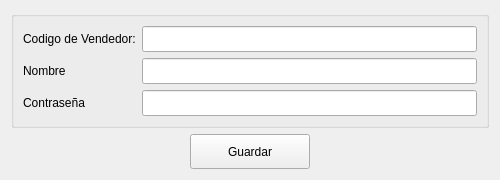
<?xml version="1.0" encoding="UTF-8"?>
<ui version="4.0">
 <class>Form</class>
 <widget class="QWidget" name="Form">
  <property name="geometry">
   <rect>
    <x>0</x>
    <y>0</y>
    <width>500</width>
    <height>180</height>
   </rect>
  </property>
  <property name="minimumSize">
   <size>
    <width>500</width>
    <height>180</height>
   </size>
  </property>
  <property name="maximumSize">
   <size>
    <width>500</width>
    <height>180</height>
   </size>
  </property>
  <property name="windowTitle">
   <string>Detalle de Vendedor</string>
  </property>
  <property name="windowIcon">
   <iconset>
    <normaloff>icon/vendedor.png</normaloff>icon/vendedor.png</iconset>
  </property>
  <layout class="QGridLayout" name="gridLayout_2">
   <item row="2" column="1">
    <widget class="QPushButton" name="guardar">
     <property name="sizePolicy">
      <sizepolicy hsizetype="Fixed" vsizetype="Fixed">
       <horstretch>0</horstretch>
       <verstretch>0</verstretch>
      </sizepolicy>
     </property>
     <property name="minimumSize">
      <size>
       <width>120</width>
       <height>35</height>
      </size>
     </property>
     <property name="text">
      <string>Guardar</string>
     </property>
     <property name="icon">
      <iconset>
       <normaloff>icon/guardar.png</normaloff>icon/guardar.png</iconset>
     </property>
    </widget>
   </item>
   <item row="1" column="0" colspan="3">
    <widget class="QGroupBox" name="groupBox">
     <property name="sizePolicy">
      <sizepolicy hsizetype="Expanding" vsizetype="Expanding">
       <horstretch>0</horstretch>
       <verstretch>0</verstretch>
      </sizepolicy>
     </property>
     <property name="title">
      <string/>
     </property>
     <layout class="QGridLayout" name="gridLayout">
      <item row="1" column="1" colspan="2">
       <widget class="QLineEdit" name="nombre_vendedor">
        <property name="sizePolicy">
         <sizepolicy hsizetype="Expanding" vsizetype="Expanding">
          <horstretch>0</horstretch>
          <verstretch>0</verstretch>
         </sizepolicy>
        </property>
        <property name="palette">
         <palette>
          <active>
           <colorrole role="Text">
            <brush brushstyle="SolidPattern">
             <color alpha="255">
              <red>0</red>
              <green>0</green>
              <blue>255</blue>
             </color>
            </brush>
           </colorrole>
          </active>
          <inactive>
           <colorrole role="Text">
            <brush brushstyle="SolidPattern">
             <color alpha="255">
              <red>0</red>
              <green>0</green>
              <blue>255</blue>
             </color>
            </brush>
           </colorrole>
          </inactive>
          <disabled>
           <colorrole role="Text">
            <brush brushstyle="SolidPattern">
             <color alpha="255">
              <red>120</red>
              <green>120</green>
              <blue>120</blue>
             </color>
            </brush>
           </colorrole>
          </disabled>
         </palette>
        </property>
        <property name="font">
         <font>
          <pointsize>10</pointsize>
          <weight>75</weight>
          <bold>true</bold>
         </font>
        </property>
       </widget>
      </item>
      <item row="0" column="0">
       <widget class="QLabel" name="label">
        <property name="sizePolicy">
         <sizepolicy hsizetype="Fixed" vsizetype="Expanding">
          <horstretch>0</horstretch>
          <verstretch>0</verstretch>
         </sizepolicy>
        </property>
        <property name="palette">
         <palette>
          <active>
           <colorrole role="Text">
            <brush brushstyle="SolidPattern">
             <color alpha="255">
              <red>0</red>
              <green>170</green>
              <blue>127</blue>
             </color>
            </brush>
           </colorrole>
           <colorrole role="ButtonText">
            <brush brushstyle="SolidPattern">
             <color alpha="255">
              <red>0</red>
              <green>170</green>
              <blue>127</blue>
             </color>
            </brush>
           </colorrole>
          </active>
          <inactive>
           <colorrole role="Text">
            <brush brushstyle="SolidPattern">
             <color alpha="255">
              <red>0</red>
              <green>170</green>
              <blue>127</blue>
             </color>
            </brush>
           </colorrole>
           <colorrole role="ButtonText">
            <brush brushstyle="SolidPattern">
             <color alpha="255">
              <red>0</red>
              <green>170</green>
              <blue>127</blue>
             </color>
            </brush>
           </colorrole>
          </inactive>
          <disabled>
           <colorrole role="Text">
            <brush brushstyle="SolidPattern">
             <color alpha="255">
              <red>120</red>
              <green>120</green>
              <blue>120</blue>
             </color>
            </brush>
           </colorrole>
           <colorrole role="ButtonText">
            <brush brushstyle="SolidPattern">
             <color alpha="255">
              <red>120</red>
              <green>120</green>
              <blue>120</blue>
             </color>
            </brush>
           </colorrole>
          </disabled>
         </palette>
        </property>
        <property name="text">
         <string>Codigo de Vendedor:</string>
        </property>
       </widget>
      </item>
      <item row="1" column="0">
       <widget class="QLabel" name="label_2">
        <property name="sizePolicy">
         <sizepolicy hsizetype="Fixed" vsizetype="Expanding">
          <horstretch>0</horstretch>
          <verstretch>0</verstretch>
         </sizepolicy>
        </property>
        <property name="palette">
         <palette>
          <active>
           <colorrole role="Text">
            <brush brushstyle="SolidPattern">
             <color alpha="255">
              <red>0</red>
              <green>170</green>
              <blue>127</blue>
             </color>
            </brush>
           </colorrole>
           <colorrole role="ButtonText">
            <brush brushstyle="SolidPattern">
             <color alpha="255">
              <red>0</red>
              <green>170</green>
              <blue>127</blue>
             </color>
            </brush>
           </colorrole>
          </active>
          <inactive>
           <colorrole role="Text">
            <brush brushstyle="SolidPattern">
             <color alpha="255">
              <red>0</red>
              <green>170</green>
              <blue>127</blue>
             </color>
            </brush>
           </colorrole>
           <colorrole role="ButtonText">
            <brush brushstyle="SolidPattern">
             <color alpha="255">
              <red>0</red>
              <green>170</green>
              <blue>127</blue>
             </color>
            </brush>
           </colorrole>
          </inactive>
          <disabled>
           <colorrole role="Text">
            <brush brushstyle="SolidPattern">
             <color alpha="255">
              <red>120</red>
              <green>120</green>
              <blue>120</blue>
             </color>
            </brush>
           </colorrole>
           <colorrole role="ButtonText">
            <brush brushstyle="SolidPattern">
             <color alpha="255">
              <red>120</red>
              <green>120</green>
              <blue>120</blue>
             </color>
            </brush>
           </colorrole>
          </disabled>
         </palette>
        </property>
        <property name="text">
         <string>Nombre</string>
        </property>
       </widget>
      </item>
      <item row="0" column="1" colspan="2">
       <widget class="QLineEdit" name="id_vendedor">
        <property name="enabled">
         <bool>true</bool>
        </property>
        <property name="sizePolicy">
         <sizepolicy hsizetype="Expanding" vsizetype="Expanding">
          <horstretch>0</horstretch>
          <verstretch>0</verstretch>
         </sizepolicy>
        </property>
        <property name="palette">
         <palette>
          <active>
           <colorrole role="Text">
            <brush brushstyle="SolidPattern">
             <color alpha="255">
              <red>0</red>
              <green>0</green>
              <blue>255</blue>
             </color>
            </brush>
           </colorrole>
          </active>
          <inactive>
           <colorrole role="Text">
            <brush brushstyle="SolidPattern">
             <color alpha="255">
              <red>0</red>
              <green>0</green>
              <blue>255</blue>
             </color>
            </brush>
           </colorrole>
          </inactive>
          <disabled>
           <colorrole role="Text">
            <brush brushstyle="SolidPattern">
             <color alpha="255">
              <red>120</red>
              <green>120</green>
              <blue>120</blue>
             </color>
            </brush>
           </colorrole>
          </disabled>
         </palette>
        </property>
        <property name="font">
         <font>
          <pointsize>10</pointsize>
          <weight>75</weight>
          <bold>true</bold>
         </font>
        </property>
       </widget>
      </item>
      <item row="2" column="0">
       <widget class="QLabel" name="label_3">
        <property name="sizePolicy">
         <sizepolicy hsizetype="Fixed" vsizetype="Expanding">
          <horstretch>0</horstretch>
          <verstretch>0</verstretch>
         </sizepolicy>
        </property>
        <property name="palette">
         <palette>
          <active>
           <colorrole role="Text">
            <brush brushstyle="SolidPattern">
             <color alpha="255">
              <red>0</red>
              <green>170</green>
              <blue>127</blue>
             </color>
            </brush>
           </colorrole>
           <colorrole role="ButtonText">
            <brush brushstyle="SolidPattern">
             <color alpha="255">
              <red>0</red>
              <green>170</green>
              <blue>127</blue>
             </color>
            </brush>
           </colorrole>
          </active>
          <inactive>
           <colorrole role="Text">
            <brush brushstyle="SolidPattern">
             <color alpha="255">
              <red>0</red>
              <green>170</green>
              <blue>127</blue>
             </color>
            </brush>
           </colorrole>
           <colorrole role="ButtonText">
            <brush brushstyle="SolidPattern">
             <color alpha="255">
              <red>0</red>
              <green>170</green>
              <blue>127</blue>
             </color>
            </brush>
           </colorrole>
          </inactive>
          <disabled>
           <colorrole role="Text">
            <brush brushstyle="SolidPattern">
             <color alpha="255">
              <red>120</red>
              <green>120</green>
              <blue>120</blue>
             </color>
            </brush>
           </colorrole>
           <colorrole role="ButtonText">
            <brush brushstyle="SolidPattern">
             <color alpha="255">
              <red>120</red>
              <green>120</green>
              <blue>120</blue>
             </color>
            </brush>
           </colorrole>
          </disabled>
         </palette>
        </property>
        <property name="text">
         <string>Contraseña</string>
        </property>
       </widget>
      </item>
      <item row="2" column="1" colspan="2">
       <widget class="QLineEdit" name="contrasenia_vendedor">
        <property name="sizePolicy">
         <sizepolicy hsizetype="Expanding" vsizetype="Expanding">
          <horstretch>0</horstretch>
          <verstretch>0</verstretch>
         </sizepolicy>
        </property>
        <property name="palette">
         <palette>
          <active>
           <colorrole role="Text">
            <brush brushstyle="SolidPattern">
             <color alpha="255">
              <red>0</red>
              <green>0</green>
              <blue>255</blue>
             </color>
            </brush>
           </colorrole>
          </active>
          <inactive>
           <colorrole role="Text">
            <brush brushstyle="SolidPattern">
             <color alpha="255">
              <red>0</red>
              <green>0</green>
              <blue>255</blue>
             </color>
            </brush>
           </colorrole>
          </inactive>
          <disabled>
           <colorrole role="Text">
            <brush brushstyle="SolidPattern">
             <color alpha="255">
              <red>120</red>
              <green>120</green>
              <blue>120</blue>
             </color>
            </brush>
           </colorrole>
          </disabled>
         </palette>
        </property>
        <property name="font">
         <font>
          <pointsize>10</pointsize>
          <weight>75</weight>
          <bold>true</bold>
         </font>
        </property>
        <property name="echoMode">
         <enum>QLineEdit::Password</enum>
        </property>
       </widget>
      </item>
     </layout>
    </widget>
   </item>
  </layout>
 </widget>
 <resources/>
 <connections/>
</ui>
